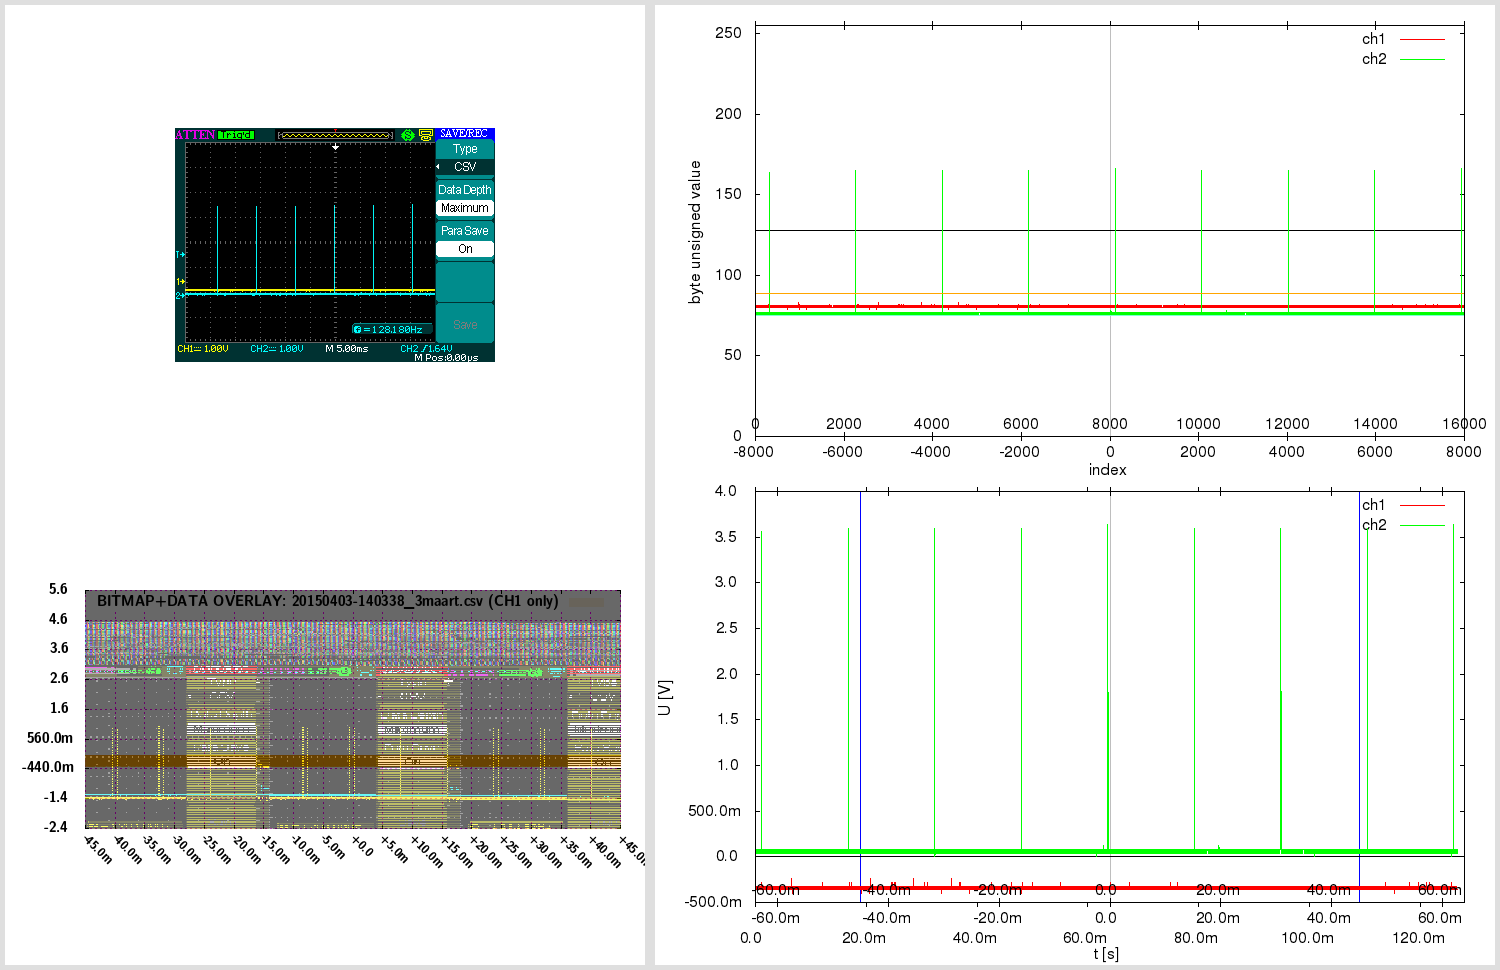

Write the gnuplot code that produced this figure.

# 20150403-140338_3maart.gnuplot [generated by /home/warreee/attenload/adsparse-wave.pl]
# single gnuplot file, with two potentially independent scripts
# generates three plots: one based on integer, other based on real (SI) values
# and one bitmap overlay - and then montages them using ImageMagick

# attengrab .csv can just be centered (over t)
# -> the x=0 (t=0) will correspond to scope center
# (but .DAV/.CSV will also need extra sample alignment)

# in Linux, to see available fonts, do:
# fc-list --verbose | grep 'fullname:' | less
# the two fonts used here:
# LMSansDemiCond10-Regular or "Latin Modern Sans Demi Cond"; and Helvetica
# Helvetica doesn't even get reported on my system:
# $ fc-list --verbose | grep 'fullname:' | grep -i 'Helvetica\|Demi Cond'
#	fullname: "LM Sans Demi Cond 10 Regular"(s) "LMSansDemiCond10-Regular"(s)


print "Gnuplotting..."

## "master settings" (shared between both parts of script)

# line color - specified by linestyles
set style line 1 linetype 1 linecolor rgb "red"
set style line 2 linetype 1 linecolor rgb "green"
set style line 3 linetype 1 linecolor rgb "orange"
set style line 4 linetype 1 linecolor rgb "aquamarine"
set style line 5 linetype -1 linecolor rgb "black"
set style line 6 linetype -1 linecolor rgb "gray"
set style line 7 linetype 1 linecolor rgb "blue"


# VARIABLES ########### ########### ###########

fnbase="20150403-140338_3maart"
fn_bmp = fnbase . ".bmp"
fn_pngr = fnbase . "_r.png"
fn_pngi = fnbase . "_i.png"
fn_pngov = fnbase . "_ov.png"
fn_pngt = fnbase . "_tmp.png"
fn_pngo = fnbase . ".png"

# scope screen(shot) properties
tdiv = 0.005          # T/DIV (50e-9)
toffs = 0        # time offset (scope) (200e-9)
vdiv1 = 1        # V/DIV CH1 (500e-3)
vdiv2 = 1         # V/DIV CH2 (50e-3)
voffs1 = -1.56         # volt offset CH1 (-1.5)
voffs2 = -2.12       # volt offset CH2 (100e-3)
sampintp  = 8e-06    # (500e-12)
sampintf  = 1/sampintp
sratacqf  = 125000      # (250e6)
sratacqp  = 1/sratacqf
#osf = 1.0    # oversample factor (multiplies .CSV and .DAV time domain) # unused here
adsFactor = 1.28

# (edges of current capture and divisions)
scope_hdiv=18
scope_vdiv=8
# enforce floating point (see below)
scope_trange = scope_hdiv*tdiv*1.0    # (900e-9)
scope_left=toffs-(scope_trange/2)     # (-250e-9)
scope_right=toffs+(scope_trange/2)    # (650e-9)
scope_bottom=-voffs1-(scope_vdiv*vdiv1/2) # -500e-3
scope_top=-voffs1+(scope_vdiv*vdiv1/2)    # 3.5

totalch1Vspan=scope_vdiv*vdiv1
totalch2Vspan=scope_vdiv*vdiv2
ch1Vcoeff = adsFactor*totalch1Vspan/(2**8)
ch2Vcoeff = adsFactor*totalch2Vspan/(2**8)

voffs1int = voffs1/ch1Vcoeff  # -39
voffs2int = voffs2/ch2Vcoeff  # -53

acsv_fn = fnbase . '.csv' # '20130020-013902.csv' # from attenload tmp_wav
acsz=16000         # tmp_wav/.csv size (900)
fts=8e-06         # final timestep (sampling period)
# here scope_trange could be 18*1, with acsz 16000;
# if as integer, 18/16000 would be 0 - enforce floating point
# above enforcing scope_trange to float doesn't work,
# must again here:
tdivp = 1.0*scope_trange/acsz   # sampling rate, based on scope range and numsamples in tmp (1ns)
tdivf = 1/tdivp             # freq based on that sampling rate

# just in case - not needed usually:
triglevel=1.64
trigholdoff=100e-9

toffsamp = toffs/fts		# 0
# time finetune offset - int (samples) (depends on range)
tfoi = -164


#### extract bitmap from .png, if .bmp not present
# was -crop 480x234+10+10; now -crop 480x234+95+128

cmdstr = 'if (! test -f "'.fn_bmp.'") ; then \
  echo -n "'.fn_bmp.' not found .. " ; \
  if [ -f "'.fn_pngo.'" ] ; then \
    echo -n "'.fn_pngo.' found - extracting" ; \
    convert -crop 480x234+95+128 "'.fn_pngo.'" "'.fn_bmp.'" ; \
  else \
    echo -n "'.fn_pngo.' not found - cannot extract" ; \
  fi ; \
else \
  echo -n "'.fn_bmp.' found - using that" ; \
fi; echo'

#print cmdstr
# note - since cmdstr above uses double quotes,
# must use single quotes for bash here!:
print system("bash -c '". cmdstr ."' 2>&1")


##################################
###### plot directly with unsigned byte data

set terminal png size 840,480
set termoption enhanced
set termoption font "Helvetica, 12"

set output fn_pngi
set datafile separator ","

# set axis label
set xlabel "index" offset 0.0,0.8
set ylabel "byte unsigned value" offset 1.0,0.0


# horizontal line as functions
zeroline(x)=128
ch1offs(x)=128+voffs1int # (-39)
ch2offs(x)=128+voffs2int # (-53)

# vertical line - headless arrow
# "y" scope axis in middle:
ymI = acsz/2
set arrow from ymI,0 to ymI,255 nohead ls 5
# time offset:
toI = ymI - toffs/fts
set arrow from toI,0 to toI,255 nohead ls 6


# must use multiplot here, to have two x-axes
# and thus, must set lmargin, so both graphs match

set size 1.0,0.9      # 0.1/2 = 0.05
set bmargin 0
set lmargin 10
set yrange [0:255] # 8-bit


set multiplot

set origin 0,0.1
set xrange [0:acsz]
set xtics in
set xtics offset 0,graph 0.08
plot \
  zeroline(x) with lines notitle ls 5,\
  acsv_fn using 1:2 with lines title "ch1" ls 1, \
  "" using 1:3 with lines title "ch2" ls 2, \
  ch1offs(x) with lines notitle ls 3, \
  ch2offs(x) with lines notitle ls 4

unset arrow # if big offset, line from prev. can 'leak' in next at diff place, so reset

set origin 0,0.1
set xtics out
set xtics offset 0,graph 0.02
set xrange [-acsz/2:acsz/2-1]
#set xtics nomirror 500
set noytics
set noylabel
unset xlabel # set xlabel ""
set border 1
plot 0 notitle

set nomultiplot


### reset previous settings
#unset border # no work for default
set border    # Draw default borders:
set ytics
unset yrange


##################################
###### plot with converted real SI units

# reset # resets set style line!

set terminal png size 840,480
set termoption enhanced
set termoption font "Helvetica, 12"

set output fn_pngr
set datafile separator ","

# set axis label
set xlabel "t [s]" offset 0.0,0.1
set ylabel "U [V]" offset 1.0,0.0

# axis tics format
set format y "%.1s%c"
set format x "%.1s%c"


# horizontal line as functions
zerolineR(x)=0
# don't show real offsets; they could be way off depending on V/DIV
#ch1offsR(x)=0+(-1.56)
#ch2offsR(x)=0+(-2.12)

# "y" scope axis in middle (the +1 added to ymI so it snaps at 0):
ymR=(ymI+1)*fts
set arrow from ymR,graph 0 to ymR,graph 1 nohead ls 5
# time offset:
toR=toI*fts
set arrow from toR,graph 0 to toR,graph 1 nohead ls 6
# indicate scope range here too
set arrow from scope_left+toR,graph 0 to scope_left+toR,graph 1 nohead ls 7
set arrow from scope_right+toR,graph 0 to scope_right+toR,graph 1 nohead ls 7


# must use multiplot here, to have two x-axes
# and thus, must set lmargin, so both graphs match

set size 1.0,0.9      # 0.1/2 = 0.05
set bmargin 0
set lmargin 10
set yrange [] writeback # since we don't set explicity, must save autorange
set autoscale y

set multiplot

set origin 0,0.13
set xrange [0:acsz*fts]
set xtics out
set xtics offset 0,graph -0.03
plot \
  zerolineR(x) with lines notitle ls 5,\
  acsv_fn using ($4+tfoi*fts):5 with lines title "ch1" ls 1, \
  "" using ($4+tfoi*fts):6 with lines title "ch2" ls 2

set yrange restore # this saves the found yrange after `plot`
unset arrow # if big offset, line from prev. can 'leak' in next at diff place, so reset

set origin 0,0.13
set xtics out
set xtics offset 0,graph 0.02
set xrange [(-acsz/2)*fts:(acsz/2-1)*fts]
set noytics
set noylabel
unset xlabel # set xlabel ""
set border 1
plot GPVAL_Y_MIN notitle

set origin 0,0.13
set xtics in
set xtics offset 0,graph 0.08
# wrong to put xrange [scope_left:scope_right] here;
# as [scope_left:scope_right] could be a snippet,
# and this graph shows entire capture!
# simply move the previous scale for toffset
toRR=(acsz/2.)*fts-toR
set xrange [(-acsz/2)*fts+toRR:(acsz/2-1)*fts+toRR]
set noytics
set noylabel
unset xlabel # set xlabel ""
set border 1
plot GPVAL_Y_MIN notitle

set nomultiplot


##################################
###### plot with bitmap and data overlay

# here 840,480 remains as output png size,
# even if not set explicitly; also, make
# the height smaller - so can have gravity North in montage

set terminal png truecolor size 640,305 # size 840,480
set termoption enhanced
myfont="LMSansDemiCond10-Regular"   # LMSansDemiCond10-Regular or "Latin Modern Sans Demi Cond"
# cannot do concatenation direct in termoption line, so in separate string
myfontb="".myfont.", 12"
set termoption font myfontb

set output fn_pngov
set datafile separator ","


set autoscale
unset xtics
unset ytics
unset border
unset arrow # delete all arrows
unset object # (hopefully) delete objects?

set xrange [scope_left:scope_right]
xticstep=(scope_right-scope_left)/scope_hdiv
set xtics in scope_left,xticstep,scope_right scale 1
set yrange [scope_bottom:scope_top]
yticstep=(scope_top-scope_bottom)/scope_vdiv
set ytics in scope_bottom,yticstep,scope_top scale 1
set grid xtics ytics back linecolor rgb "magenta"
# right is only gnuplot 4.6 - without it ok w/ 4.4
#set xtics rotate by -45 offset 2.5,-1.50 right format "%+.1s%c" font myfont.',10'
set xtics rotate by -45 offset 0.0,0.0 format "%+.1s%c" font myfont.',10'
set key noenhanced

# dimensions of scope screenshot bitmap
bmp_w=480
bmp_h=234

# alpha bmp transparency [0:255]
bmp_alpha = 150
# boxes fillstyle transparent solid 0.10
box_transp = (1.-(acsz/16384.))*0.9 + 0.10

# plot string for data in transparent bitmap:
plot1au = "(($0-acsz/2.+tfoi)*fts+toffs):($5)"

# bmp_w=480 bmp_h=234 ; inside 451x201+15+14
# on plot: scope_left:scope_right and scope_bottom:scope_top!
# (so toffset is built in!)

bdx = scope_trange/(451.0-1)  # [s/pixel] /451: 1.99557e-09 vs 2.000e-9 manually
bdy = totalch1Vspan/(201.0-1) # [V/pixel] /201: 0.0199005 vs 0.02005 manually
bofx = -((scope_trange/2.0)-toffs+(15.0+0)*bdx) #-15.0*bdx # -2.8e-7
bofy = -((totalch1Vspan/2.0)+voffs1+(14.0+5)*bdy) #-14.0*bdy # -0.88

# seems `boxes fillstyle transparent solid 0.40` makes some seethroughs
# or something with bmp alpha overlay; but even without, all the same?
# because the red + blue (somehow inverted) creates a gray.. better green or orange

_plot_str = "zerolineR(x) with lines notitle ls 1,\
acsv_fn \
  using ".plot1au." with boxes fillstyle transparent solid box_transp noborder linestyle 3\
  title 'BITMAP+DATA OVERLAY: '.acsv_fn.' (CH1 only)',\
fn_bmp \
  binary array=(bmp_w,bmp_h) skip=54 format='%uchar' \
  dx=bdx dy=bdy origin=(bofx,bofy) \
  using 1:2:3:(bmp_alpha) \
  with rgbalpha t ''"

# seems actual plot in screenshot bitmap (480 × 234)
#  is at: 451x201+15+14; aspect ratio 201/451 = 0.445676
set size ratio 0.445676

eval("plot " . _plot_str)




##################################
###### montage commands

# used to be in attengrab; now here
# call ImageMagick montage via system
# and montage in `gnuplot` (easier to separate)

print "Montaging images..."
# this works in ImageMagick 6.6.2-6, but not in 6.5.7-8
#      '.fn_pngov.' -gravity Center -extent x480  \#
# must spec -extent 640x480 for 6.5

cmdstr = 'montage \
  <(montage \
    <(convert \
      '.fn_bmp.' -gravity Center -crop 640x480-10+0! -flatten  \
      bmp:-) \
    <(convert \
      '.fn_pngov.' -gravity Center -extent 640x480  \
      bmp:-) \
  -tile 1x -geometry +0+0  \
  bmp:-) \
  <(montage \
    '.fn_pngi.' \
    '.fn_pngr.' \
  -tile 1x -geometry +0+0  \
  bmp:-) \
-geometry +0+0 -border 5 \
'.fn_pngo

print cmdstr
print system('bash -c "'. cmdstr .'" 2>&1')

print "Deleting temp files ..."

delcmd = "rm"

# leave the bitmap for now
# actually, let attengrab handle it - since
# it may need to be re-taken!
# #cmdstr = delcmd ." ". fn_bmp
# #print cmdstr . "  " . system(cmdstr . " 2>&1")

cmdstr = delcmd ." ". fn_pngr
print cmdstr . "  " . system(cmdstr . " 2>&1")

cmdstr = delcmd ." ". fn_pngi
print cmdstr . "  " . system(cmdstr . " 2>&1")

cmdstr = delcmd ." ". fn_pngov
print cmdstr . "  " . system(cmdstr . " 2>&1")




# note:
# set terminal png size 840,480 # size defaults to 640x480 px
# set terminal pdf size 10,3 # size defaults to 5x3 in
# enhanced text: set termoption enhanced

# vertical line - headless arrow
# need ymin and ymax; gnuplot gives them only after plot -
# - and even then they do not correspond to end ticks
# - and even then, cannot get the arrow to show, after the second `plot`
# .. nor can I edit it anyhow; it must run before the first `plot`
# so instead of that, position y coordinates relative to graph (0 to 1)
#set arrow 1 from graph 0.5,0 to graph 0.5,1 nohead ls 5

# in multiplot, yrange should be after the size command
# note: xrange could be 2250 or 450
# so leave it to autoscale here? will be accurate since it's integer index...
# now set explicitly by script # below in multiplot

# axis tics format
# for engineering notation - 'help format specifiers':
# "A 'scientific' power is one such that the exponent is a multiple of three."

# print "Montaging images..."

# "The 'tile' size is then set to the largest dimentions
# of all the resized images, and the size actually specified."
# "by removing the 'size' component, non of the images will
# be resized, and the 'tile' size will be set to the largest
# dimensions of all the images given"
# not so simple: http://unix.stackexchange.com/questions/4046/
# can be done in one command with bash subprocess pipes (bash only)
# was: .fn_bmp.' -gravity NorthWest ; fn_pngov.' -gravity North
# can pad with -gravity Center -extent 640x480;
# but also with crop! -flatten - there have offset too!
# -geometry +2+2 can also mess up the last -border 5 !

# bmp scale worked for:
# bmp_w=480 bmp_h=234 ; inside 451x201+15+14
# tdiv = 5e-08,  toffs = 2e-07,  vdiv1 = 0.5,   voffs1 = -1.5,
# dx=2.000e-9 dy=0.02005 origin=(-2.8e-7,-0.88) for
# tspan = 18*tdiv = 18*5e-08 = 9e-07s
# vspan1 = 8*vdiv1 = 8*0.5 = 4V
# tspan/451 = 9e-07/451 = 1.99557e-09 s/pixel
# vspan1/201 = 4/201 = 0.0199005 V/pixel
# bdx=tspan/(451-1) = '9e-07/(451-1)' = 2e-09
# bdy=vspan1/(201-1) = '4/(201-1)' = 0.02
# 15*bdx = 15*2e-9 = 3e-08
# 14*bdy = 14*0.02 = 0.28
# 15*1.99557e-09 = 2.99335e-08
# 14*0.0199005 = 0.278607
